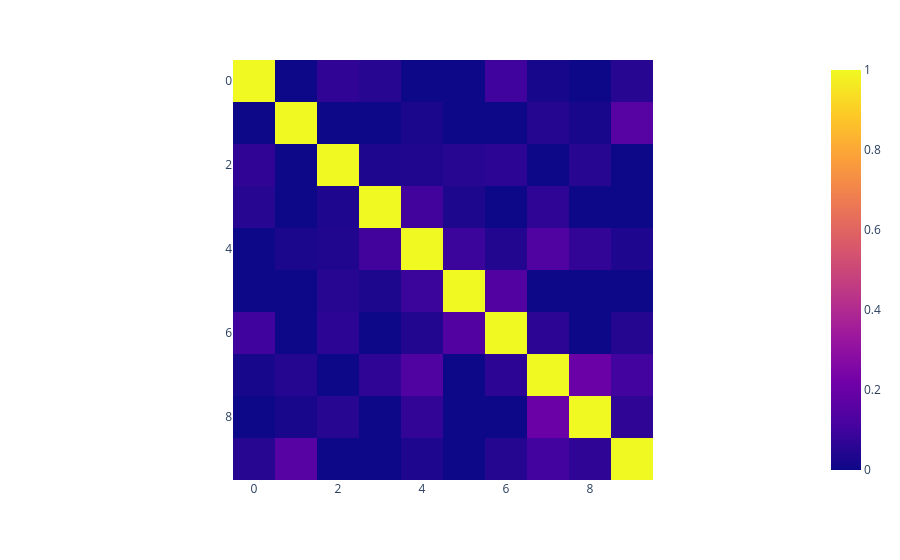

Notebook code cell kept with this figure:
### Markdown cell above
Im Folgenden nutzen wir die `cosine_similarity`-Funktion, um auf der Grundlage unserer TF-IDF-vektorisierten `mixed_sents` die Ähnlichkeiten zwischen allen Sätzen in der Liste zu berechnen sowie diese anschließend als Heatmap mithilfe der `plotly` library zu visualisieren.

### Code cell
from sklearn.metrics.pairwise import cosine_similarity
import numpy as np
import plotly.express as px
import plotly.offline as pyo

pyo.init_notebook_mode(connected=True)

# Vektorisierung
vectorizer = TfidfVectorizer()
tfidf = vectorizer.fit_transform(mixed_sents)

# Berechnung Kosinusähnlichkeiten pro Satz i (i:n), Transformation in entsprechende Matrix
tfidf_sent_sim_matrix = []
for i, sent in enumerate(mixed_sents):
    cosine_similarities = cosine_similarity(tfidf[i:i+1], tfidf).flatten()
    tfidf_sent_sim_matrix.append(cosine_similarities.tolist())

# Visualisierung (Heatmap)
fig = px.imshow(tfidf_sent_sim_matrix)
fig.show()

### Figure 1 — Plotly figure (JSON) as saved in the notebook; plotly's stock layout.template omitted (floating-point values rounded to 4 significant figures)
{"data": [{"coloraxis": "coloraxis", "hovertemplate": "x: %{x}<br>y: %{y}<br>color: %{z}<extra></extra>", "name": "0", "type": "heatmap", "xaxis": "x", "yaxis": "y", "z": [[1.0, 0.0, 0.06747, 0.05012, 0.0, 0.0, 0.1012, 0.02008, 0.0, 0.05052], [0.0, 1.0, 0.0, 0.0, 0.02521, 0.0, 0.0, 0.04707, 0.02065, 0.1543], [0.06747, 0.0, 1.0, 0.03223, 0.03778, 0.0508, 0.06008, 0.0, 0.05115, 0.0], [0.05012, 0.0, 0.03223, 1.0, 0.103, 0.02888, 0.0, 0.0661, 0.0, 0.0], [0.0, 0.02521, 0.03778, 0.103, 1.0, 0.08982, 0.04005, 0.137, 0.07282, 0.03579], [0.0, 0.0, 0.0508, 0.02888, 0.08982, 1.0, 0.1407, 0.0, 0.0, 0.0], [0.1012, 0.0, 0.06008, 0.0, 0.04005, 0.1407, 1.0, 0.06312, 0.0, 0.04499], [0.02008, 0.04707, 0.0, 0.0661, 0.137, 0.0, 0.06312, 1.0, 0.1983, 0.1048], [0.0, 0.02065, 0.05115, 0.0, 0.07282, 0.0, 0.0, 0.1983, 1.0, 0.0664], [0.05052, 0.1543, 0.0, 0.0, 0.03579, 0.0, 0.04499, 0.1048, 0.0664, 1.0]]}], "layout": {"coloraxis": {"colorscale": [[0, "#0d0887"], [0.1111, "#46039f"], [0.2222, "#7201a8"], [0.3333, "#9c179e"], [0.4444, "#bd3786"], [0.5556, "#d8576b"], [0.6667, "#ed7953"], [0.7778, "#fb9f3a"], [0.8889, "#fdca26"], [1, "#f0f921"]]}, "margin": {"t": 60}, "xaxis": {"anchor": "y", "constrain": "domain", "domain": [0, 1], "scaleanchor": "y"}, "yaxis": {"anchor": "x", "autorange": "reversed", "constrain": "domain", "domain": [0, 1]}}}
